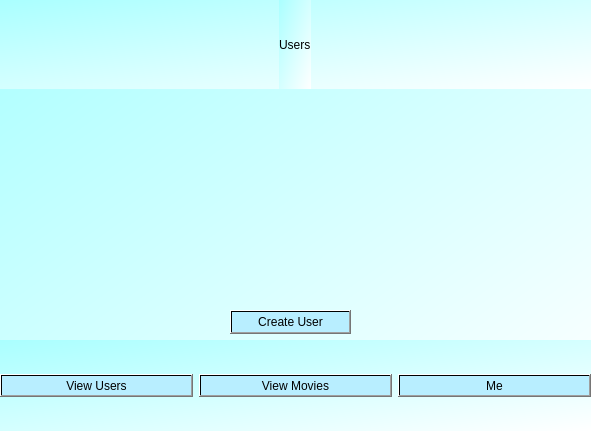
<?xml version="1.0" encoding="UTF-8"?>
<ui version="4.0">
 <class>view_users</class>
 <widget class="QDialog" name="view_users">
  <property name="windowModality">
   <enum>Qt::ApplicationModal</enum>
  </property>
  <property name="geometry">
   <rect>
    <x>0</x>
    <y>0</y>
    <width>591</width>
    <height>431</height>
   </rect>
  </property>
  <property name="windowTitle">
   <string>Dialog</string>
  </property>
  <property name="styleSheet">
   <string notr="true">background-color: qlineargradient(spread:pad, x1:0, y1:0, x2:1, y2:1, stop:0 rgba(170, 255, 255, 255), stop:1 rgba(255, 255, 255, 255));</string>
  </property>
  <widget class="QWidget" name="horizontalLayoutWidget">
   <property name="geometry">
    <rect>
     <x>0</x>
     <y>340</y>
     <width>591</width>
     <height>91</height>
    </rect>
   </property>
   <layout class="QHBoxLayout" name="buttom">
    <item>
     <widget class="QPushButton" name="users">
      <property name="styleSheet">
       <string notr="true">color: qlineargradient(spread:pad, x1:0, y1:0, x2:1, y2:1, stop:1 rgba(0, 0, 0, 255));
background-color: qlineargradient(spread:pad, x1:0, y1:0, x2:1, y2:1, stop:1 rgba(184, 238, 255, 255));
font: 600 9pt &quot;Sitka Small Semibold&quot;;</string>
      </property>
      <property name="text">
       <string>View Users</string>
      </property>
     </widget>
    </item>
    <item>
     <widget class="QPushButton" name="movies">
      <property name="styleSheet">
       <string notr="true">color: qlineargradient(spread:pad, x1:0, y1:0, x2:1, y2:1, stop:1 rgba(0, 0, 0, 255));
background-color: qlineargradient(spread:pad, x1:0, y1:0, x2:1, y2:1, stop:1 rgba(184, 238, 255, 255));
font: 600 9pt &quot;Sitka Small Semibold&quot;;</string>
      </property>
      <property name="text">
       <string>View Movies</string>
      </property>
     </widget>
    </item>
    <item>
     <widget class="QPushButton" name="me">
      <property name="styleSheet">
       <string notr="true">color: qlineargradient(spread:pad, x1:0, y1:0, x2:1, y2:1, stop:1 rgba(0, 0, 0, 255));
background-color: qlineargradient(spread:pad, x1:0, y1:0, x2:1, y2:1, stop:1 rgba(184, 238, 255, 255));
font: 600 9pt &quot;Sitka Small Semibold&quot;;</string>
      </property>
      <property name="text">
       <string>Me</string>
      </property>
     </widget>
    </item>
   </layout>
  </widget>
  <widget class="QWidget" name="verticalLayoutWidget">
   <property name="geometry">
    <rect>
     <x>0</x>
     <y>0</y>
     <width>591</width>
     <height>89</height>
    </rect>
   </property>
   <layout class="QVBoxLayout" name="top">
    <item alignment="Qt::AlignHCenter">
     <widget class="QLabel" name="label">
      <property name="layoutDirection">
       <enum>Qt::LeftToRight</enum>
      </property>
      <property name="autoFillBackground">
       <bool>false</bool>
      </property>
      <property name="styleSheet">
       <string notr="true">font: 700 40pt &quot;Tw Cen MT Condensed&quot;;
color: qlineargradient(spread:pad, x1:0, y1:0, x2:1, y2:1, stop:1 rgba(0, 0, 0, 255));</string>
      </property>
      <property name="text">
       <string>Users</string>
      </property>
     </widget>
    </item>
   </layout>
  </widget>
  <widget class="QPushButton" name="create">
   <property name="geometry">
    <rect>
     <x>230</x>
     <y>310</y>
     <width>121</width>
     <height>24</height>
    </rect>
   </property>
   <property name="styleSheet">
    <string notr="true">color: qlineargradient(spread:pad, x1:0, y1:0, x2:1, y2:1, stop:1 rgba(0, 0, 0, 255));
background-color: qlineargradient(spread:pad, x1:0, y1:0, x2:1, y2:1, stop:1 rgba(184, 238, 255, 255));
font: 900 9pt &quot;Segoe UI&quot;;</string>
   </property>
   <property name="text">
    <string>Create User</string>
   </property>
  </widget>
 </widget>
 <resources/>
 <connections/>
</ui>
